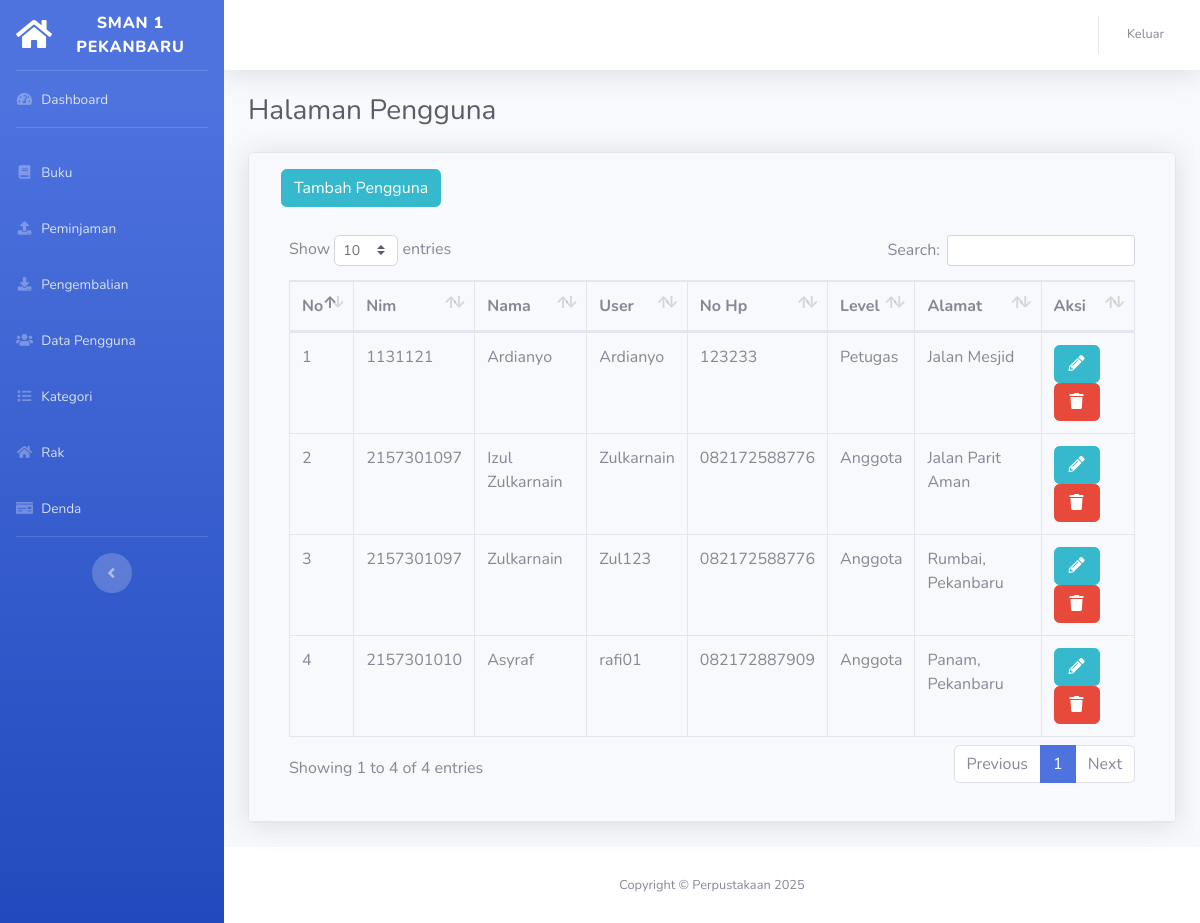
The page /index.php/data_pengguna/Semua on the database its author committed.
### tables this page shows
CREATE TABLE `user` (
  `id_user` int(11) NOT NULL,
  `username` varchar(225) NOT NULL,
  `password` varchar(225) NOT NULL,
  `level` varchar(225) NOT NULL,
  `nama` varchar(225) NOT NULL,
  `nim` varchar(225) DEFAULT NULL,
  `tempat_lahir` varchar(225) NOT NULL,
  `tgl_lahir` varchar(225) NOT NULL,
  `jenis_kelamin` varchar(225) NOT NULL,
  `alamat` text NOT NULL,
  `no_hp` varchar(225) NOT NULL,
  `email` varchar(225) NOT NULL,
  `tgl_bergabung` varchar(225) NOT NULL,
  `foto` varchar(225) NOT NULL
);

### application/controllers/Data_Pengguna.php (called while the page is built, shortened)
<?php
class Data_Pengguna extends CI_Controller
{
    public function __construct()
    {
        $this->load->model('User_model');
    }
    public function Semua()
    {
        $isi['judul']='Halaman Pengguna';
        $isi['data_pengguna'] = $this->User_model->TampilSemua();
        $this ->load->view('layout/header', $isi);
        $this ->load->view('data_pengguna/vw_data_pengguna', $isi);
        $this ->load->view('layout/footer', $isi);
    }
}

### index.php (called while the page is built, shortened)
<?php
require_once BASEPATH.'core/CodeIgniter.php';

### application/models/User_model.php (called while the page is built, shortened)
<?php
class User_model extends CI_Model
{
    public function TampilSemua()
    {
        $sql = "SELECT * FROM user";
        $data = $this->db->query($sql);
        $isi = $data->result_array();
        return $isi;
    }
}
?>

### application/views/data_pengguna/vw_data_pengguna.php (the view)
<div class="container-fluid">
                    <h1 class="h3 mb-4 text-gray-800"><?= $judul?></h1>
                    <div class="card shadow mb-4">
                    <div class="card-header py-3">
                    <div class="col-md-6"><a href="<?= base_url('index.php/Data_Pengguna/Tambah') ?>" class="btn btn-info mb-2">Tambah Pengguna</a></div>
                        <div class="card-body">
                            <div class="table-responsive">
                                <table class="table table-bordered" id="dataTable" width="100%" cellspacing="0">
                                    <thead>
                                        <tr>
                                            <th>No</th>
                                            <th>Nim</th>
                                            <th>Nama</th>
                                            <th>User</th>
                                            <th>No Hp</th>
                                            <th>Level</th>
                                            <th>Alamat</th>
                                            <th>Aksi</th>
                                        </tr>
                                    </thead>
                                    <tbody>
                                        <?php $i=1;?>
                                        <?php foreach ($data_pengguna as $dp){ ?>
                                            <tr>
                                                <td><?=$i;?></td>
                                                <td><?=$dp['nim'];?></td>
                                                <td><?=$dp['nama'];?></td>
                                                <td><?=$dp['username'];?></td>
                                                <td><?=$dp['no_hp'];?></td>
                                                <td><?=$dp['level'];?></td>
                                                <td><?=$dp['alamat'];?></td>
                                            <td>
                                                <a href="<?= base_url('index.php/Data_Pengguna/Ubah/').$dp['id_user']?>" class="btn btn-info"><i class="fas fa-fw fa-pencil-alt"></i></a>
                                                 <a href="<?= base_url('index.php/Data_Pengguna/Hapus/').$dp['id_user']?>" class="btn btn-danger"><i class="fas fa-fw fa-trash"></i></a>
                                            </td>
                                            </tr>
                                        <?php $i++;?>
                                        <?php }?>
                                    </tbody>
                                </table>
                            </div>
                        </div>
                    </div>
                </div>

### rows shown on the page
user: nim "1131121", nama "Ardianyo", username "Ardianyo", no_hp "123233", level "Petugas", alamat "Jalan Mesjid"
user: nim "2157301097", nama "Izul Zulkarnain", username "Zulkarnain", no_hp "082172588776", level "Anggota", alamat "Jalan Parit Aman"
user: nim "2157301097", nama "Zulkarnain", username "Zul123", no_hp "082172588776", level "Anggota", alamat "Rumbai, Pekanbaru"
user: nim "2157301010", nama "Asyraf", username "rafi01", no_hp "082172887909", level "Anggota", alamat "Panam, Pekanbaru"

### other values the page prints
$judul "Halaman Pengguna"
